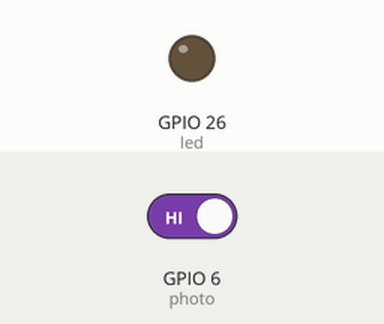
This program was run on a simulated Raspberry Pi (BCM pin numbers). On the bench: output pins drawn as LEDs (lit = HIGH). Inputs (shaded band) come from the test bench; at power-on: GPIO 6 (photo) HIGH.

Above: at 1.2 s.
1.3 s: GPIO 6 (photo) driven LOW
At 2.2 s:
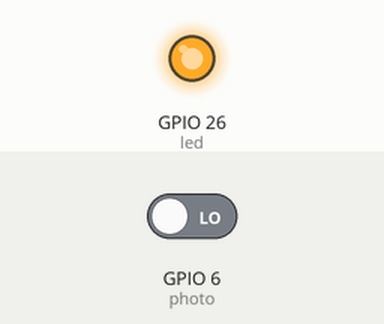
2.8 s: GPIO 6 (photo) driven HIGH
At 3.4 s:
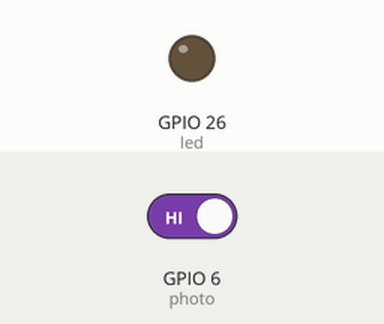
Timing chart, 0 to 5.8 s (numbered marks = the images above; inputs shaded):
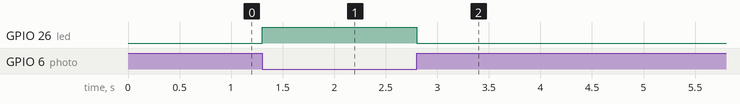

Measured:
- after the input at 1.3 s, GPIO 26 (led): LOW → HIGH at once
- after the input at 2.8 s, GPIO 26 (led): HIGH → LOW at once

The program:

auto-light.py
```python
import RPi.GPIO as GPIO
import time
GPIO.setmode(GPIO.BCM)
led = 26
GPIO.setup(led, GPIO.OUT)
photo = 6
GPIO.setup(photo, GPIO.IN)
while True:
    photo_state = GPIO.input(photo)
    GPIO.output(led, not photo_state)
    time.sleep(0.01)
```
